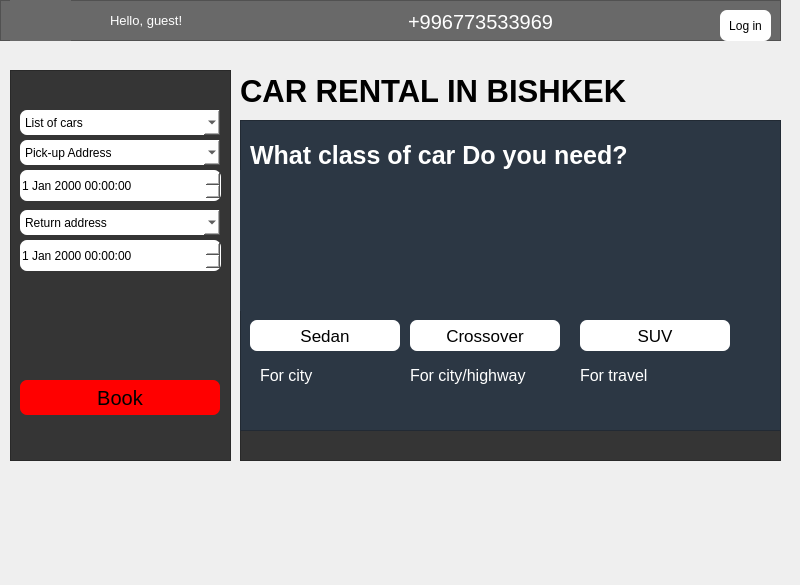
<?xml version="1.0" encoding="UTF-8"?>
<ui version="4.0">
 <class>MainWindow</class>
 <widget class="QMainWindow" name="MainWindow">
  <property name="geometry">
   <rect>
    <x>0</x>
    <y>0</y>
    <width>800</width>
    <height>585</height>
   </rect>
  </property>
  <property name="windowTitle">
   <string>MainWindow</string>
  </property>
  <widget class="QWidget" name="centralwidget">
   <property name="sizePolicy">
    <sizepolicy hsizetype="Expanding" vsizetype="Expanding">
     <horstretch>0</horstretch>
     <verstretch>0</verstretch>
    </sizepolicy>
   </property>
   <property name="maximumSize">
    <size>
     <width>800</width>
     <height>500</height>
    </size>
   </property>
   <property name="layoutDirection">
    <enum>Qt::LeftToRight</enum>
   </property>
   <property name="autoFillBackground">
    <bool>false</bool>
   </property>
   <widget class="QFrame" name="frame">
    <property name="geometry">
     <rect>
      <x>10</x>
      <y>70</y>
      <width>221</width>
      <height>391</height>
     </rect>
    </property>
    <property name="styleSheet">
     <string notr="true">background-color:rgba(53,53,53,255)</string>
    </property>
    <property name="frameShape">
     <enum>QFrame::StyledPanel</enum>
    </property>
    <property name="frameShadow">
     <enum>QFrame::Raised</enum>
    </property>
    <widget class="QPushButton" name="Book">
     <property name="geometry">
      <rect>
       <x>10</x>
       <y>310</y>
       <width>200</width>
       <height>35</height>
      </rect>
     </property>
     <property name="styleSheet">
      <string notr="true">background-color:Red;
font-size:15pt;
border-radius:7px
</string>
     </property>
     <property name="text">
      <string>Book</string>
     </property>
    </widget>
    <widget class="QComboBox" name="ksdds">
     <property name="geometry">
      <rect>
       <x>10</x>
       <y>70</y>
       <width>200</width>
       <height>25</height>
      </rect>
     </property>
     <property name="toolTip">
      <string>&lt;html&gt;&lt;head/&gt;&lt;body&gt;&lt;p&gt;&lt;br/&gt;&lt;/p&gt;&lt;/body&gt;&lt;/html&gt;</string>
     </property>
     <property name="whatsThis">
      <string>&lt;html&gt;&lt;head/&gt;&lt;body&gt;&lt;p&gt;fgf&lt;/p&gt;&lt;/body&gt;&lt;/html&gt;</string>
     </property>
     <property name="styleSheet">
      <string notr="true">background-color: white;
border-radius: 7px;
font-size: 9pt;
color: black;
</string>
     </property>
     <item>
      <property name="text">
       <string>Pick-up Address</string>
      </property>
      <property name="icon">
       <iconset>
        <normaloff>:/icon/icons/pin_drop_24dp_000000_FILL0_wght400_GRAD0_opsz24.svg</normaloff>:/icon/icons/pin_drop_24dp_000000_FILL0_wght400_GRAD0_opsz24.svg</iconset>
      </property>
     </item>
     <item>
      <property name="text">
       <string>Airport &quot;Manas&quot;</string>
      </property>
     </item>
     <item>
      <property name="text">
       <string>Office &quot;PrimeCar&quot;, Chokmorova 256</string>
      </property>
     </item>
     <item>
      <property name="text">
       <string/>
      </property>
     </item>
    </widget>
    <widget class="QComboBox" name="comboBox">
     <property name="geometry">
      <rect>
       <x>10</x>
       <y>40</y>
       <width>200</width>
       <height>25</height>
      </rect>
     </property>
     <property name="sizePolicy">
      <sizepolicy hsizetype="Expanding" vsizetype="Fixed">
       <horstretch>0</horstretch>
       <verstretch>0</verstretch>
      </sizepolicy>
     </property>
     <property name="styleSheet">
      <string notr="true">background-color: white;
border-radius: 7px;
font-size: 9pt;
color: black;
</string>
     </property>
     <property name="editable">
      <bool>false</bool>
     </property>
     <property name="currentIndex">
      <number>0</number>
     </property>
     <property name="insertPolicy">
      <enum>QComboBox::InsertAlphabetically</enum>
     </property>
     <property name="minimumContentsLength">
      <number>6</number>
     </property>
     <item>
      <property name="text">
       <string>List of cars</string>
      </property>
      <property name="icon">
       <iconset>
        <normaloff>:/icon/icons/directions_car_24dp_000000_FILL0_wght400_GRAD0_opsz24.svg</normaloff>:/icon/icons/directions_car_24dp_000000_FILL0_wght400_GRAD0_opsz24.svg</iconset>
      </property>
     </item>
     <item>
      <property name="text">
       <string>Hyundai Solaris</string>
      </property>
     </item>
     <item>
      <property name="text">
       <string>Chevrolet Cobalt</string>
      </property>
     </item>
     <item>
      <property name="text">
       <string>Toyota Corolla</string>
      </property>
     </item>
     <item>
      <property name="text">
       <string>Hyundai Sonata</string>
      </property>
     </item>
     <item>
      <property name="text">
       <string>Toyota Rav 4</string>
      </property>
     </item>
     <item>
      <property name="text">
       <string>Subaru Forester</string>
      </property>
     </item>
     <item>
      <property name="text">
       <string>KIA Seltos 2024</string>
      </property>
     </item>
     <item>
      <property name="text">
       <string>Lexus RX330</string>
      </property>
     </item>
     <item>
      <property name="text">
       <string>Toyota 4Runner</string>
      </property>
     </item>
     <item>
      <property name="text">
       <string>Toyota Fortuner</string>
      </property>
     </item>
     <item>
      <property name="text">
       <string>Toyota Landcruiser 200</string>
      </property>
     </item>
     <item>
      <property name="text">
       <string>Lexus LX570</string>
      </property>
     </item>
    </widget>
    <widget class="QComboBox" name="comboBox_2">
     <property name="geometry">
      <rect>
       <x>10</x>
       <y>140</y>
       <width>200</width>
       <height>25</height>
      </rect>
     </property>
     <property name="styleSheet">
      <string notr="true">background-color: white;
border-radius: 7px;
font-size: 9pt;
color: black;
</string>
     </property>
     <item>
      <property name="text">
       <string>Return address</string>
      </property>
      <property name="icon">
       <iconset>
        <normaloff>:/icon/icons/pin_drop_24dp_000000_FILL0_wght400_GRAD0_opsz24.svg</normaloff>:/icon/icons/pin_drop_24dp_000000_FILL0_wght400_GRAD0_opsz24.svg</iconset>
      </property>
     </item>
     <item>
      <property name="text">
       <string>Airport &quot;Manas&quot;</string>
      </property>
     </item>
     <item>
      <property name="text">
       <string>Office &quot;PrimeCar&quot;, Chokmorova 256</string>
      </property>
     </item>
    </widget>
    <widget class="QDateTimeEdit" name="dateTimeEdit_2">
     <property name="geometry">
      <rect>
       <x>10</x>
       <y>100</y>
       <width>201</width>
       <height>31</height>
      </rect>
     </property>
     <property name="styleSheet">
      <string notr="true">background-color: white;
border-radius: 7px;
font-size: 9pt;
color: black;
</string>
     </property>
     <property name="frame">
      <bool>true</bool>
     </property>
     <property name="currentSectionIndex">
      <number>0</number>
     </property>
     <property name="timeSpec">
      <enum>Qt::LocalTime</enum>
     </property>
    </widget>
    <widget class="QDateTimeEdit" name="dateTimeEdit_3">
     <property name="geometry">
      <rect>
       <x>10</x>
       <y>170</y>
       <width>201</width>
       <height>31</height>
      </rect>
     </property>
     <property name="styleSheet">
      <string notr="true">background-color: white;
border-radius: 7px;
font-size: 9pt;
color: black;
</string>
     </property>
    </widget>
   </widget>
   <widget class="QFrame" name="frame_2">
    <property name="geometry">
     <rect>
      <x>240</x>
      <y>120</y>
      <width>541</width>
      <height>341</height>
     </rect>
    </property>
    <property name="styleSheet">
     <string notr="true">background-color:rgba(53,53,53,255)</string>
    </property>
    <property name="frameShape">
     <enum>QFrame::StyledPanel</enum>
    </property>
    <property name="frameShadow">
     <enum>QFrame::Raised</enum>
    </property>
    <widget class="QFrame" name="frame_4">
     <property name="geometry">
      <rect>
       <x>0</x>
       <y>0</y>
       <width>541</width>
       <height>311</height>
      </rect>
     </property>
     <property name="styleSheet">
      <string notr="true">background-color:rgba(44,55,68,255)</string>
     </property>
     <property name="frameShape">
      <enum>QFrame::StyledPanel</enum>
     </property>
     <property name="frameShadow">
      <enum>QFrame::Raised</enum>
     </property>
     <widget class="QLabel" name="label_2">
      <property name="geometry">
       <rect>
        <x>0</x>
        <y>50</y>
        <width>161</width>
        <height>141</height>
       </rect>
      </property>
      <property name="text">
       <string/>
      </property>
      <property name="pixmap">
       <pixmap>../../../Снимок экрана 2025-04-10 102825.png</pixmap>
      </property>
      <property name="scaledContents">
       <bool>true</bool>
      </property>
     </widget>
     <widget class="QLabel" name="label_4">
      <property name="geometry">
       <rect>
        <x>170</x>
        <y>50</y>
        <width>161</width>
        <height>141</height>
       </rect>
      </property>
      <property name="text">
       <string/>
      </property>
      <property name="pixmap">
       <pixmap>../../Pictures/Screenshots/Снимок экрана 2025-04-10 103833.png</pixmap>
      </property>
      <property name="scaledContents">
       <bool>true</bool>
      </property>
     </widget>
     <widget class="QLabel" name="label_5">
      <property name="geometry">
       <rect>
        <x>340</x>
        <y>50</y>
        <width>161</width>
        <height>141</height>
       </rect>
      </property>
      <property name="text">
       <string/>
      </property>
      <property name="pixmap">
       <pixmap>../../Pictures/Screenshots/Снимок экрана 2025-04-10 104041.png</pixmap>
      </property>
      <property name="scaledContents">
       <bool>true</bool>
      </property>
     </widget>
     <widget class="QLabel" name="label_3">
      <property name="geometry">
       <rect>
        <x>10</x>
        <y>10</y>
        <width>511</width>
        <height>50</height>
       </rect>
      </property>
      <property name="styleSheet">
       <string notr="true">color:white;
font-size:19pt;
font-weight:bold

</string>
      </property>
      <property name="text">
       <string>What class of car Do you need?</string>
      </property>
     </widget>
     <widget class="QPushButton" name="Sedan">
      <property name="geometry">
       <rect>
        <x>10</x>
        <y>200</y>
        <width>150</width>
        <height>31</height>
       </rect>
      </property>
      <property name="sizePolicy">
       <sizepolicy hsizetype="Expanding" vsizetype="Expanding">
        <horstretch>1</horstretch>
        <verstretch>0</verstretch>
       </sizepolicy>
      </property>
      <property name="styleSheet">
       <string notr="true">background-color: white;
border-radius: 7px;
font-size: 13pt;
color: black;
</string>
      </property>
      <property name="text">
       <string>Sedan</string>
      </property>
     </widget>
     <widget class="QPushButton" name="Crossover">
      <property name="geometry">
       <rect>
        <x>170</x>
        <y>200</y>
        <width>150</width>
        <height>31</height>
       </rect>
      </property>
      <property name="sizePolicy">
       <sizepolicy hsizetype="Expanding" vsizetype="Expanding">
        <horstretch>0</horstretch>
        <verstretch>0</verstretch>
       </sizepolicy>
      </property>
      <property name="styleSheet">
       <string notr="true">background-color: white;
border-radius: 7px;
font-size: 13pt;
color: black;
</string>
      </property>
      <property name="text">
       <string>Crossover</string>
      </property>
     </widget>
     <widget class="QPushButton" name="SUV">
      <property name="geometry">
       <rect>
        <x>340</x>
        <y>200</y>
        <width>150</width>
        <height>31</height>
       </rect>
      </property>
      <property name="styleSheet">
       <string notr="true">background-color: white;
border-radius: 7px;
font-size: 13pt;
color: black;
</string>
      </property>
      <property name="text">
       <string>SUV</string>
      </property>
     </widget>
     <widget class="QLabel" name="label_6">
      <property name="geometry">
       <rect>
        <x>20</x>
        <y>240</y>
        <width>91</width>
        <height>31</height>
       </rect>
      </property>
      <property name="styleSheet">
       <string notr="true">font-size:12pt;
color:white;
</string>
      </property>
      <property name="text">
       <string>For city</string>
      </property>
     </widget>
     <widget class="QLabel" name="label_7">
      <property name="geometry">
       <rect>
        <x>170</x>
        <y>240</y>
        <width>161</width>
        <height>31</height>
       </rect>
      </property>
      <property name="styleSheet">
       <string notr="true">font-size:12pt;
color:white</string>
      </property>
      <property name="text">
       <string>For city/highway</string>
      </property>
     </widget>
     <widget class="QLabel" name="label_8">
      <property name="geometry">
       <rect>
        <x>340</x>
        <y>240</y>
        <width>131</width>
        <height>31</height>
       </rect>
      </property>
      <property name="styleSheet">
       <string notr="true">font-size:12pt;
color:white</string>
      </property>
      <property name="text">
       <string>For travel</string>
      </property>
     </widget>
    </widget>
   </widget>
   <widget class="QLabel" name="label">
    <property name="geometry">
     <rect>
      <x>240</x>
      <y>70</y>
      <width>541</width>
      <height>41</height>
     </rect>
    </property>
    <property name="styleSheet">
     <string notr="true">color:black;
font-weight:bold;
font-size:23pt;

</string>
    </property>
    <property name="text">
     <string>CAR RENTAL IN BISHKEK</string>
    </property>
   </widget>
   <widget class="QFrame" name="welcomeLabel&#10;">
    <property name="geometry">
     <rect>
      <x>0</x>
      <y>0</y>
      <width>781</width>
      <height>41</height>
     </rect>
    </property>
    <property name="styleSheet">
     <string notr="true">background-color:DimGray</string>
    </property>
    <property name="frameShape">
     <enum>QFrame::StyledPanel</enum>
    </property>
    <property name="frameShadow">
     <enum>QFrame::Raised</enum>
    </property>
    <widget class="QPushButton" name="pushButton_6">
     <property name="geometry">
      <rect>
       <x>380</x>
       <y>10</y>
       <width>201</width>
       <height>24</height>
      </rect>
     </property>
     <property name="styleSheet">
      <string notr="true">color:white;
font-size:15pt;
border-radius:7px</string>
     </property>
     <property name="text">
      <string>+996773533969</string>
     </property>
     <property name="icon">
      <iconset>
       <normaloff>:/icon/icons/call_24dp_FFFFFF_FILL0_wght400_GRAD0_opsz24 (1).svg</normaloff>:/icon/icons/call_24dp_FFFFFF_FILL0_wght400_GRAD0_opsz24 (1).svg</iconset>
     </property>
    </widget>
    <widget class="QPushButton" name="Login">
     <property name="geometry">
      <rect>
       <x>720</x>
       <y>10</y>
       <width>51</width>
       <height>31</height>
      </rect>
     </property>
     <property name="styleSheet">
      <string notr="true">background-color: white;
border-radius: 7px;
color: black;
</string>
     </property>
     <property name="text">
      <string>Log in</string>
     </property>
    </widget>
    <widget class="QLabel" name="label_9">
     <property name="geometry">
      <rect>
       <x>10</x>
       <y>0</y>
       <width>61</width>
       <height>41</height>
      </rect>
     </property>
     <property name="text">
      <string/>
     </property>
     <property name="pixmap">
      <pixmap>../../Pictures/Screenshots/Снимок экрана 2025-04-10 121302.png</pixmap>
     </property>
     <property name="scaledContents">
      <bool>true</bool>
     </property>
    </widget>
    <widget class="QLabel" name="welcomeLabel">
     <property name="geometry">
      <rect>
       <x>110</x>
       <y>10</y>
       <width>241</width>
       <height>21</height>
      </rect>
     </property>
     <property name="styleSheet">
      <string notr="true">color:white;
font-size:10pt
</string>
     </property>
     <property name="text">
      <string>Hello, guest!</string>
     </property>
    </widget>
   </widget>
   <widget class="QWidget" name="layoutWidget">
    <property name="geometry">
     <rect>
      <x>0</x>
      <y>0</y>
      <width>2</width>
      <height>2</height>
     </rect>
    </property>
    <layout class="QHBoxLayout" name="horizontalLayout"/>
   </widget>
  </widget>
 </widget>
 <resources/>
 <connections/>
</ui>
